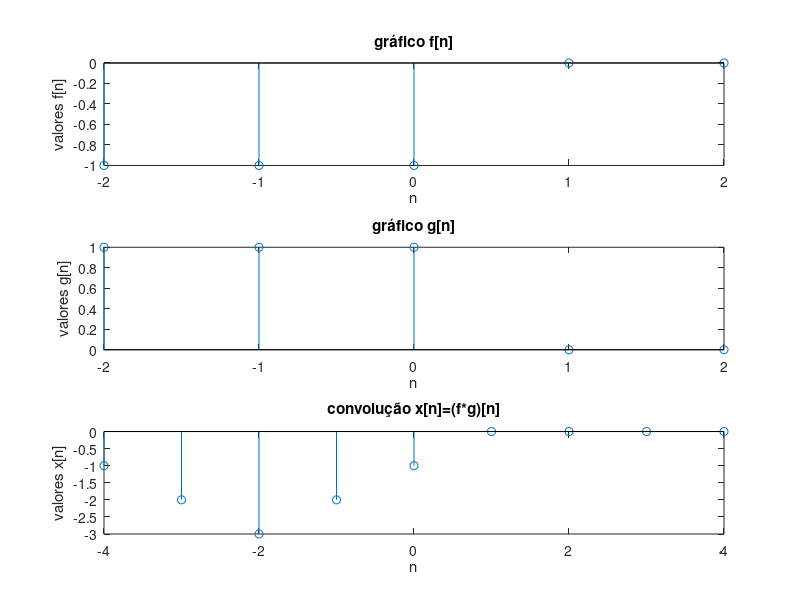

Here is the MATLAB script that generated this plot:

n_1 = -2:1:2
f_n = [-1 -1 -1 0 0]
g_n = [1 1 1 0 0 ]

subplot(311)
stem(n_1,f_n)
xlabel (sprintf ("n"));
ylabel (sprintf ("valores f[n]"));
title (sprintf ("gráfico f[n]"));

subplot(312)
stem(n_1,g_n)
xlabel (sprintf ("n"));
ylabel (sprintf ("valores g[n]"));
title (sprintf ("gráfico g[n]"));

x_n = conv(f_n,g_n)
n_2 = -4:1:4

subplot(313)
stem(n_2,x_n)
xlabel (sprintf ("n"));
ylabel (sprintf ("valores x[n]"));
title (sprintf ("convolução x[n]=(f*g)[n]"));